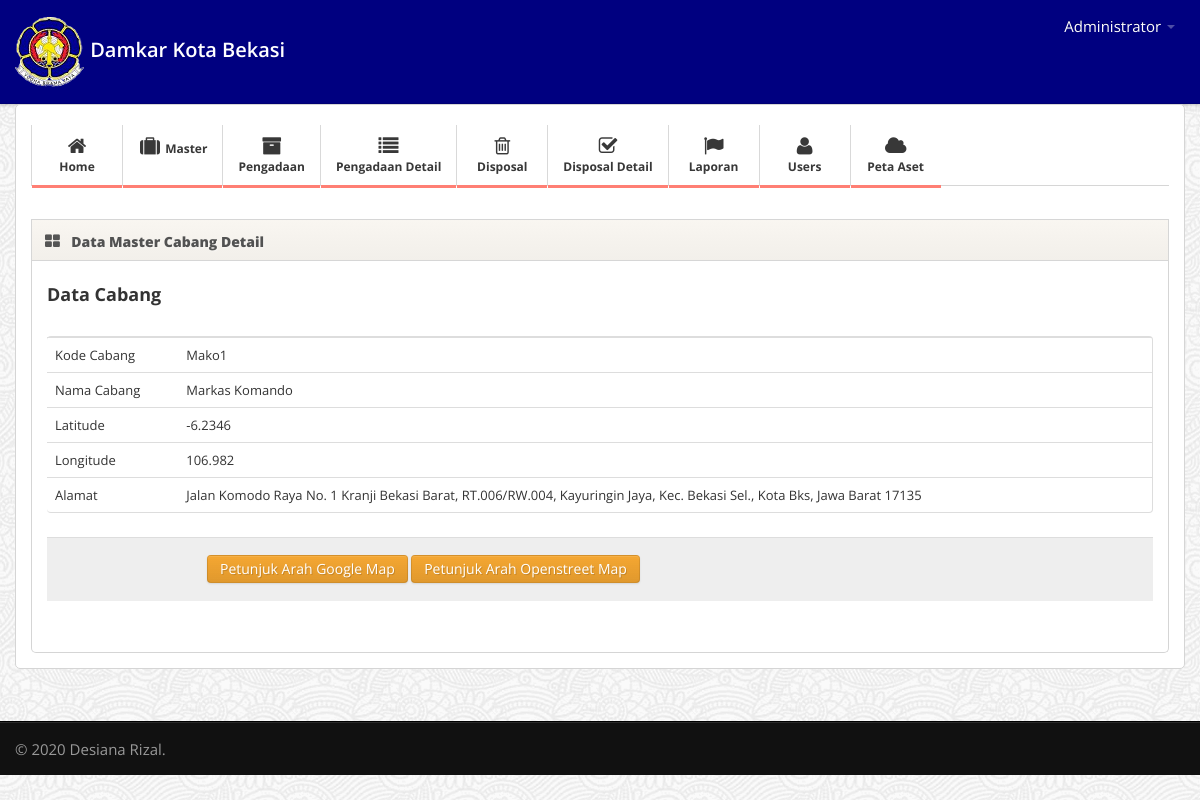
The page /admin@web/media.php?module=cabang&act=detail&id=1 (signed in) on the database its author committed.
### tables this page shows
CREATE TABLE `cabang` (
  `id_cabang` int(11) NOT NULL,
  `kd_cabang` varchar(45) DEFAULT NULL,
  `nama_cabang` varchar(45) DEFAULT NULL,
  `latitude` float NOT NULL,
  `longitude` float NOT NULL,
  `alamat` text NOT NULL
);

### admin@web/modul/mod_cabang/cabang.php (the view, shortened to what this page needs)
<?php
$aksi="modul/mod_cabang/aksi_cabang.php";
if (!isset($_GET['act'])) {
	if ($_SESSION['leveluser']=='admin'){
      $tampil = mysqli_query($koneksi,"SELECT * FROM users ORDER BY username");
	echo "
	<div class='widget-content'>
			<h3 class='box-title'><input type=button class='btn btn-success' value='Add New' onclick=\"window.location.href='?module=cabang&act=tambah';\"></h3>";
		}
    else{
      $tampil=mysqli_query($koneksi,"SELECT * FROM users WHERE username='$_SESSION[namauser]'");
      echo"
	<div>";
}
echo"
	<div class='widget-header'>
		<i class='icon-th-large'></i>
		<h3>Data Master Cabang</h3>
	</div>
	<div class='widget-content'>
		<div class='table-responsive'>
    <table id='example1' class='table table-bordered'>
			<thead>
				<tr>
					<th>No</th>
					<th>Kode Cabang</th>
					<th>Nama Cabang</th>
					<th>Jarak</th>
					<th width='120'>Proses </th>
				</tr>
			</thead>
			<tbody>";
			$tampil = mysqli_query($koneksi, "SELECT * FROM cabang ORDER by id_cabang DESC");
			$no = 1;
			while($r=mysqli_fetch_array($tampil)){
					$currentLat = "-6.233390";
					$currentLon = "106.981041";
					$destLat = $r['latitude'];
					$destLon = $r['longitude'];
				echo "
				<tr>
				 <td>$no</td>
				 <td><a href='?module=cabang&act=detail&id=$r[id_cabang]'>$r[kd_cabang]</td>
				 <td>$r[nama_cabang]</td>
				 <td>".hitungJarak($currentLat,$currentLon, $destLat, $destLon)."</td>
					<td align='center'>
						<a href='?module=cabang&act=edit&id=$r[id_cabang]' class='btn btn-small btn-success'>Edit</a> &nbsp;
						<a href='$aksi?module=cabang&act=hapus&id=$r[id_cabang]' class='btn btn-danger btn-small'>Delete</a>
					</td>
				</tr>";
					$no++;
				}
			echo "
			</tbody>
			</table>
		</div>
	</div>";
}
else {
	switch($_GET['act']){
case "detail":
    $edit=mysqli_query($koneksi,"SELECT * FROM cabang WHERE id_cabang='$_GET[id]'");
    $r=mysqli_fetch_array($edit);
		echo "
		<div class='widget-header'>
			<i class='icon-th-large'></i>
			<h3>Data Master Cabang Detail</h3>
		</div>
		<div class='widget-content'>
			<h3>Data Cabang</h3>
			<br>
			<form  class='form-horizontal' method=POST action='$aksi?module=aset&act=update' enctype='multipart/form-data'>
			<table id='example1' class='table table-bordered table-hover'>
				<input type=hidden name='id'  value='$r[id_cabang]'>
		 <tr><td>Kode Cabang</td> <td> $r[kd_cabang]</td></tr>
         <tr><td>Nama Cabang</td> <td> $r[nama_cabang]</td></tr>
		 <tr><td>Latitude</td> <td> $r[latitude]</td></tr>
		 <tr><td>Longitude</td> <td> $r[longitude]</td></tr>
		 <tr><td>Alamat</td> <td> $r[alamat]</td></tr>
      </table>
			<fieldset>
				<div class='form-actions'>
					<input type='button' class='btn btn-warning' value='Petunjuk Arah Google Map' onclick=\"window.location.href='http://maps.google.co.id/?q=$r[latitude],$r[longitude]';\" target='_blank'>
					<input type='button' class='btn btn-warning' value='Petunjuk Arah Openstreet Map' onclick=\"window.location.href='https://www.openstreetmap.org/directions?engine=fossgis_osrm_car&route=-6.223747,107.009282;$r[latitude],$r[longitude]';\" target='_blank'>
				</div>
			</fieldset>
			</form>
		</div>";
	break;
	}
}
?>

### admin@web/css/style.css (style rules this page uses)
body { background: #f9f6f1; background-image: url('../img/body-bg.png'); font: 13px/1.7em 'Open Sans'; }
input, button, select, textarea { font-family: 'Open Sans'; }
.table td { vertical-align: middle; }
.widget-header { position: relative; height: 40px; line-height: 40px; background: #f9f6f1; background:-moz-linear-gradient(top, #f9f6f1 0%, #f2efea 100%); background:-webkit-gradient(linear, left top, left bottom, color-stop(0%,#f9f6f1), color-stop(100%,#f2efea)); background:-webkit-linear-gradient(top, #f9f6f1 0%,#f2efea 100%); background:-o-linear-gradient(top, #f9f6f1 0%,#f2efea 100%); background:-ms-linear-gradient(top, #f9f6f1 0%,#f2efea 100%); background:linear-gradient(top, #f9f6f1 0%,#f2efea 100%); filter: progid:DXImageTransform.Microsoft.gradient(startColorstr='#f9f6f1', endColorstr='#f2efea'); -ms-filter: "progid:DXImageTransform.Microsoft.gradient(startColorstr='#f9f6f1', endColorstr='#f2efea')"; border: 1px solid #d6d6d6; -webkit-background-clip: padding-box; }
.widget-header h3 { position: relative; top: 2px; left: 10px; display: inline-block; margin-right: 3em; font-size: 14px; font-weight: 800; color: #525252; line-height: 18px; text-shadow: 1px 1px 2px rgba(255,255,255,.5); }
.widget-header [class^="icon-"], .widget-header [class*=" icon-"] { display: inline-block; margin-left: 13px; margin-right: -2px; font-size: 16px; color: #555; vertical-align: middle; }
.widget-content { padding: 20px 15px 15px; background: #FFF; border: 1px solid #D5D5D5; -moz-border-radius: 5px; -webkit-border-radius: 5px; border-radius: 5px; }
.widget-header+.widget-content { border-top: none; -webkit-border-top-left-radius: 0; -webkit-border-top-right-radius: 0; -moz-border-radius-topleft: 0; -moz-border-radius-topright: 0; border-top-left-radius: 0; border-top-right-radius: 0; }
.widget-content:before, .widget-content:after { content:""; display:table; }
.widget-content:after { clear:both; }
.widget-content { zoom:1; }

### rows shown on the page
cabang: kd_cabang "Mako1", nama_cabang "Markas Komando", latitude "-6.2346", longitude "106.982", alamat "Jalan Komodo Raya No. 1 Kranji Bekasi Barat, RT.006/RW.004, Kayuringin Jaya, Kec. Bekasi Sel., Kota Bks, Jawa Barat 17135"

### other values the page prints
$_SESSION[namalengkap] "Administrator"
